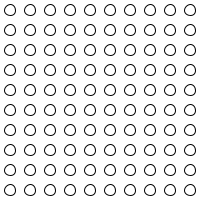
Frame 1 (no input)
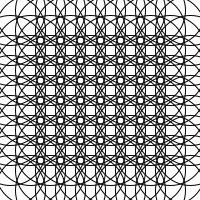
Frame 60 (the mouse pressed at the canvas centre just before this capture)
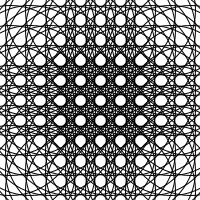
Frame 120 (the mouse held since frame 60 and released just before this capture)

The Processing sketch that drew these frames (run headless with seeded random() and noise(); from frame 60 on, the mouse is pressed at the canvas centre):

// Processing sketch: GrowingCircle
// ── GrowingCircle.pde
void setup(){
size(200,200);
noFill();
frameRate(10);
}

int d = 10;

void draw(){
  background(255);
  d = d + 1 ;
  for(int i=0; i<10; i++){
    for(int g=0; g<10; g++){
      ellipse(10+i*20,10+g*20,d,d);
    }
  }
}
